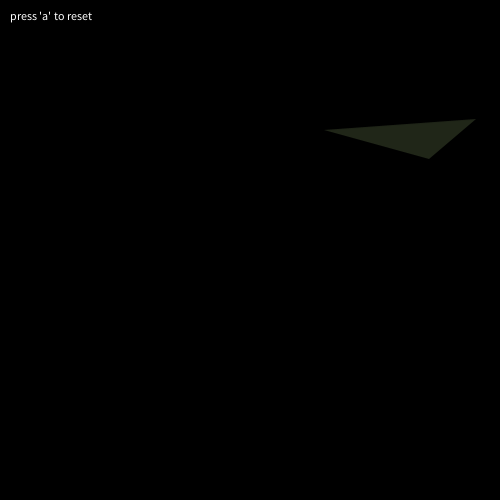
Frame 1 (no input)
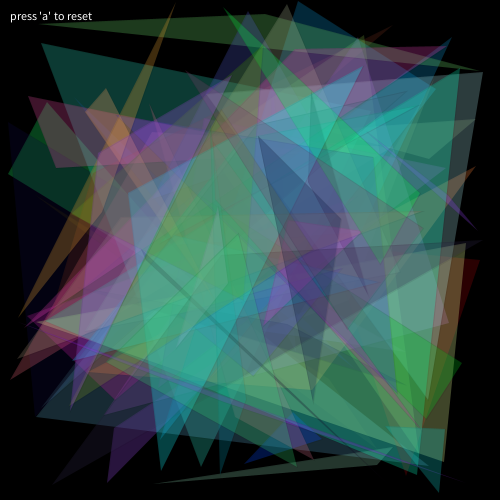
Frame 60 (the mouse pressed at the canvas centre just before this capture)
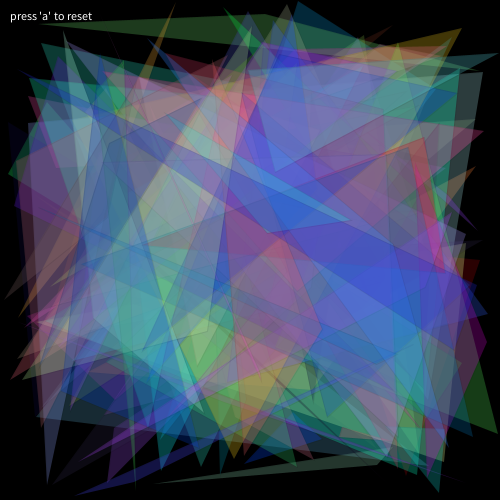
Frame 120 (the mouse held since frame 60 and released just before this capture)

The Processing sketch that drew these frames (run headless with seeded random() and noise(); from frame 60 on, the mouse is pressed at the canvas centre):

// Processing sketch: processing_73586
// ── processing_73586.pde

// Will Slotterback CP1 Mods 16/17
int circleNum= 0;
int x = int(random(1, 501));
int y = int(random(1, 501));
int xtwo = int(random(1, 501));
int ytwo = int(random(1, 501));
int xthree = int(random(1, 501));
int ythree = int(random(1, 501));
void setup()
{
  size(500, 500);
  frameRate(20);
  background(0);
  text("press 'a' to reset", 10, 20);
}
void draw()
{
  circleNum=circleNum+1;
  int r = int(random(0, 256));
  int g = int(random(0, 256));
  int b = int(random(0, 256));
  if (circleNum<101)
  {
    stroke(0,0,0,20);
    fill(r, g, b, 70);
    triangle(x, y, xtwo, ytwo, xthree, ythree );
    fill(0);
    x =int(random(1, 501));
    y =int(random(1, 501));
    xtwo = int(random(1, 501));
    ytwo = int(random(1, 501));
    xthree = int(random(1, 501));
    ythree = int(random(1, 501));
    print("Number of Triangles: ");
    println(circleNum);
  }
}
void keyPressed()
{
  if (key=='a')
  {
    background(0);
    fill(255);
    text("press 'a' to reset", 10, 20);
    circleNum=0;
  }
}
